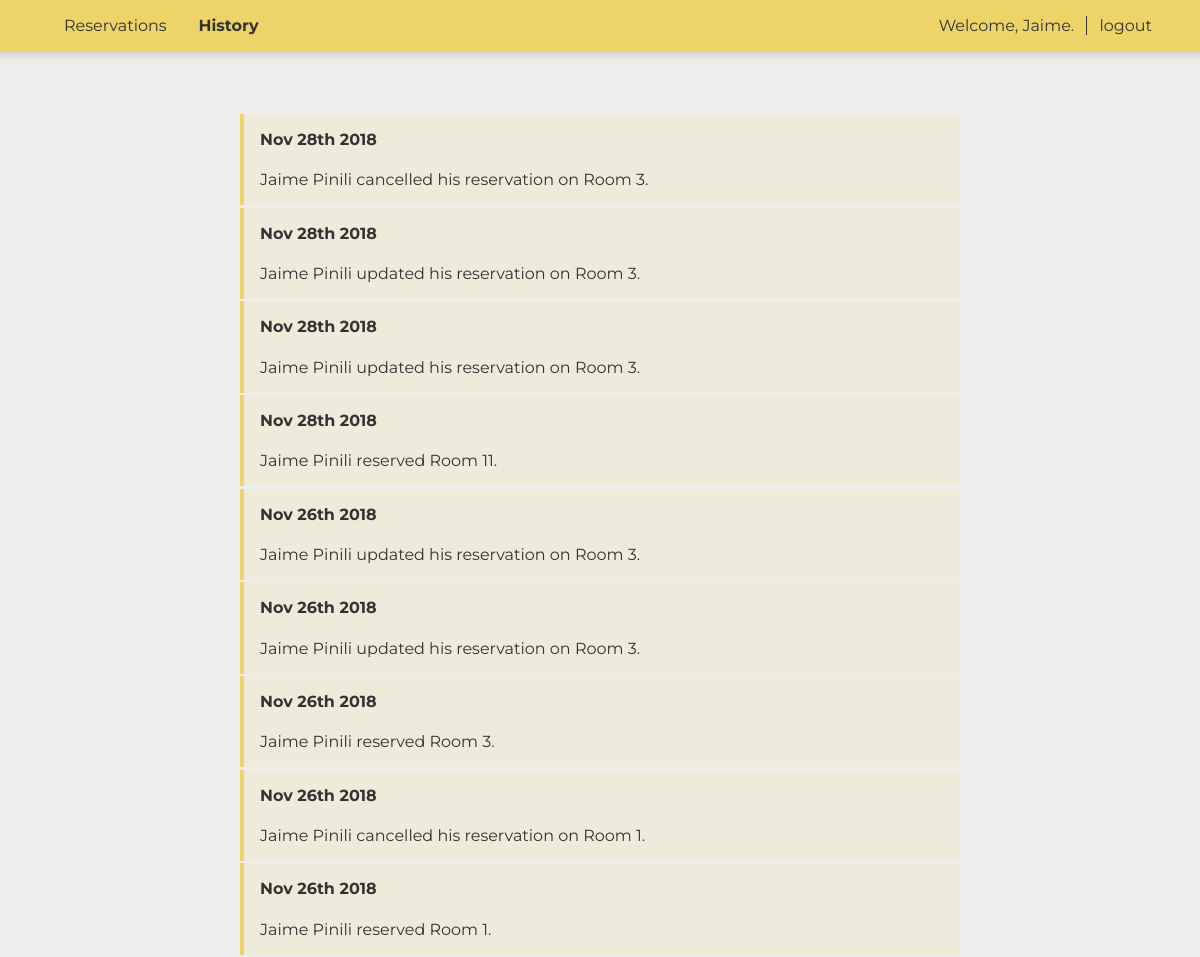
The page /user_management/history.php (signed in) on the database as committed earlier.
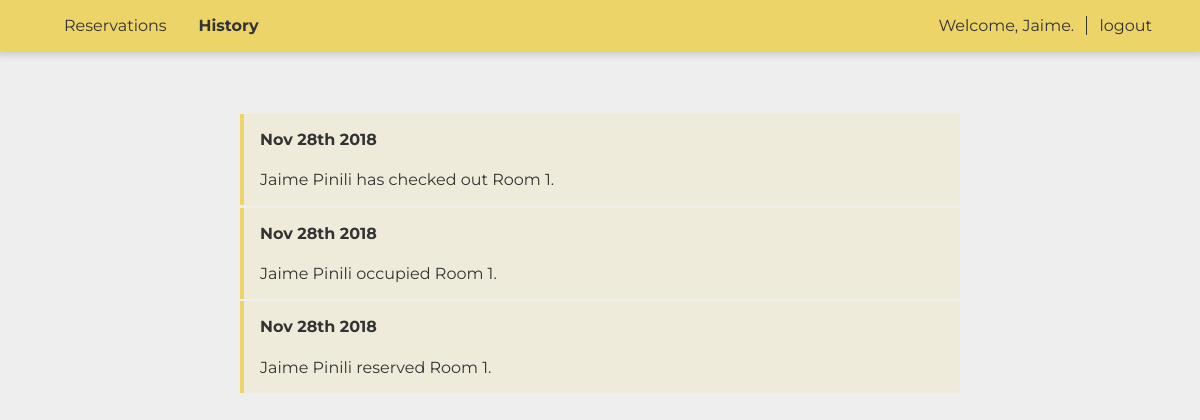
The same page on the database as committed later.
### tables this page shows
CREATE TABLE `histories` (
  `history_id` int(11) NOT NULL,
  `guest_id` int(11) NOT NULL,
  `action` varchar(191) NOT NULL,
  `date_of_action` timestamp NOT NULL DEFAULT CURRENT_TIMESTAMP ON UPDATE CURRENT_TIMESTAMP
);

### user_management/history.php (the view, shortened to what this page needs)
<?php
require_once('../includes/config/db.php');
$guestData = '';
if (!isset($_SESSION['guest_session'])) {
    header('location: login.php');
}
else {
    $guestData = $_SESSION['guest_session'];
}
$query = "SELECT * FROM histories WHERE guest_id = ? ORDER BY date_of_action DESC";
$stmt = $conn->prepare($query);
$stmt->bind_param('i', $guestData[0]['guest_id']);
$stmt->execute();
$result = $stmt->get_result();
?>
<!DOCTYPE html>
<html>
    <head>
        <link rel="stylesheet" media = "all" href="../css/userHistory.css">
    </head>
    <body>
        <div class = "top">
            <div id = "menuItems">
                <a href = "reservations.php">
                    <div>
                        Reservations
                    </div>
                </a>
                <a id = "active">
                    <div>
                        History
                    </div>
                </a>
            </div>
            <div class = "userOptions">
                <span>Welcome, <?php echo $guestData[0]['firstname']; ?>.</span>
                <a href = "logout.php">logout</a>
            </div>
        </div>
        <div class = "underlay"></div>
        <div class="logsContain">
            <?php
            if ($result->num_rows > 0) {
                while ($row = $result->fetch_assoc()) {
                    echo   '<div class = "logItem">
                                <h4>'.date('M j<\s\up>S</\s\up> Y', strtotime($row['date_of_action'])).'</h4>
                                <p>'.$row['action'].'.</p>
                            </div>';
                }
            }
            else {
                echo   '<div class = "logItem">
                            <p style="text-align: center;">You have no history.</p>
                        </div>';
            }
            ?>
        </div>
    </body>
</html>

### css/userHistory.css (style rules this page uses)
html body { margin: 0; padding: 0; overflow-x: hidden; font-family: 'Montserrat', sans-serif; font-size: 100%; background-color: #EEEEEE; color: #333333; }
* { box-sizing: border-box; }
.top { position: fixed; width: 100%; background-color: rgb(236, 212, 104); padding: 0 3em; z-index: 5; box-shadow: 0 0 7px 4px rgba(0, 0, 0, .15); }
.top #menuItems { width: 30%; float: left; display: flex; flex-direction: row; }
#menuItems a { text-decoration: none; color: #333333; transition: background-color .08s linear; }
#menuItems a#active { font-weight: bold; }
#menuItems a div { padding: 1em; }
.userOptions { float: right; padding: 1em 0; }
.userOptions span { padding-right: .75em; border-right: 1px solid #333333; margin-right: .5em; }
.userOptions a { text-decoration: none; color: #333333; }
.underlay { position: relative; z-index: 1; width: 100%; height: 54px; }
.logsContain { padding: 0 15em; margin-top: 5vw; }
.logItem { width: 100%; margin-bottom: .15em; padding: 1rem; border-left: .3em solid rgb(236, 212, 104); background: rgba(236, 212, 104, .15); }
.logItem h4 { margin-top: 0; }
.logItem p { margin: 0; }

Rows that differ between the two databases and show on the page:
removed histories: date_of_action "Nov 28 th 2018", action "Jaime Pinili cancelled his reservation on Room 3"
removed histories: date_of_action "Nov 28 th 2018", action "Jaime Pinili updated his reservation on Room 3"
removed histories: date_of_action "Nov 28 th 2018", action "Jaime Pinili updated his reservation on Room 3"
removed histories: date_of_action "Nov 28 th 2018", action "Jaime Pinili reserved Room 11"
removed histories: date_of_action "Nov 26 th 2018", action "Jaime Pinili updated his reservation on Room 3"
removed histories: date_of_action "Nov 26 th 2018", action "Jaime Pinili updated his reservation on Room 3"
removed histories: date_of_action "Nov 26 th 2018", action "Jaime Pinili reserved Room 3"
removed histories: date_of_action "Nov 26 th 2018", action "Jaime Pinili cancelled his reservation on Room 1"
removed histories: date_of_action "Nov 26 th 2018", action "Jaime Pinili reserved Room 1"
added histories: date_of_action "Nov 28 th 2018", action "Jaime Pinili has checked out Room 1"
added histories: date_of_action "Nov 28 th 2018", action "Jaime Pinili occupied Room 1"
added histories: date_of_action "Nov 28 th 2018", action "Jaime Pinili reserved Room 1"
